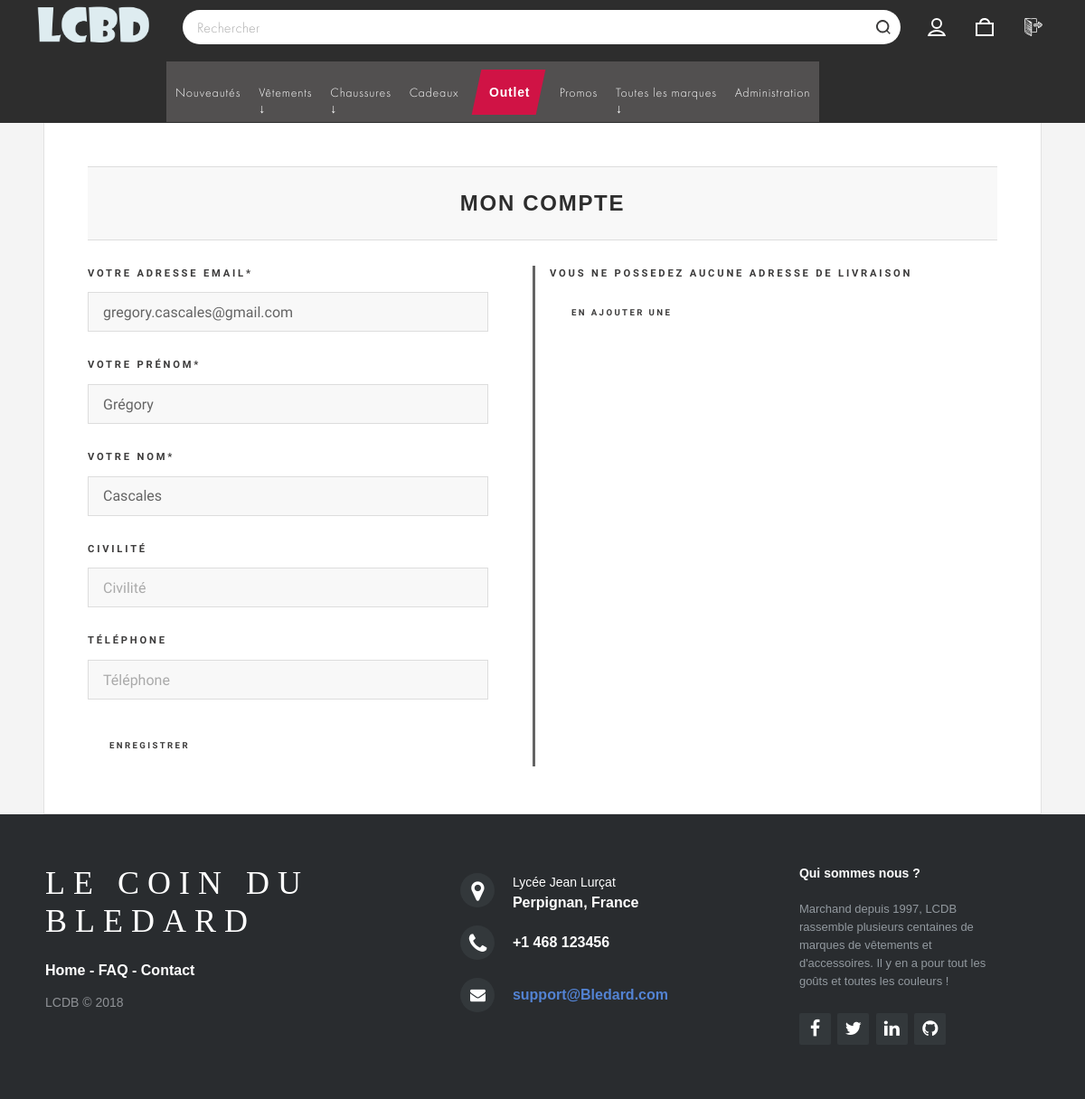
The page /profil.php (signed in) on the database as committed earlier.
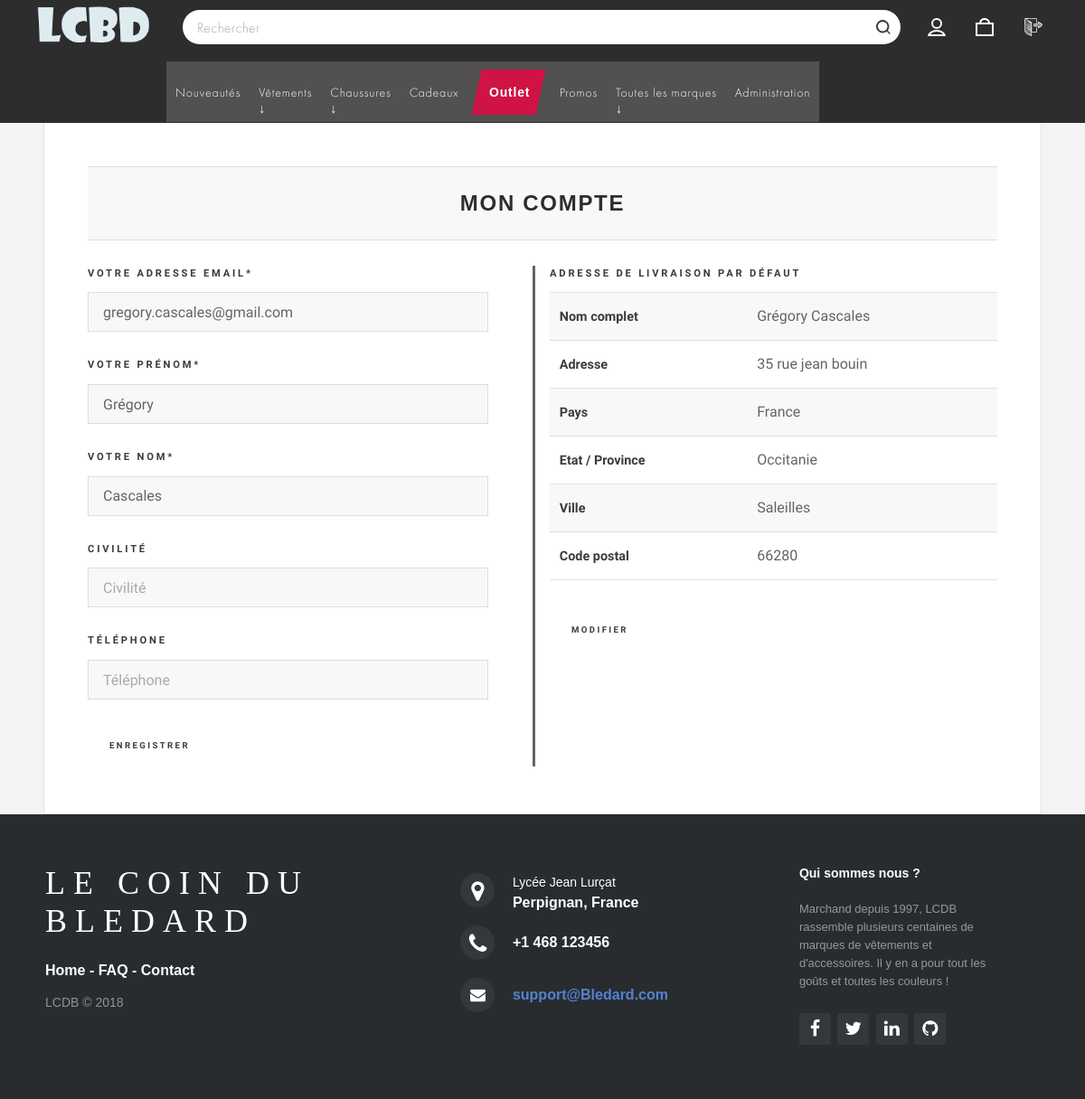
The same page on the database as committed later.
### tables this page shows
CREATE TABLE `client` (
  `id_client` int(11) NOT NULL,
  `email_client` varchar(255) NOT NULL,
  `nom_affichage` varchar(255) NOT NULL,
  `mot_de_passe` varchar(255) NOT NULL,
  `civilite` int(11) DEFAULT NULL,
  `nom_client` varchar(255) NOT NULL,
  `prenom_client` varchar(255) NOT NULL,
  `telephone_client` varchar(255) DEFAULT NULL,
  `id_question` int(11) DEFAULT NULL,
  `reponse` varchar(255) DEFAULT NULL,
  `datecreation_client` date NOT NULL,
  `anonyme` int(11) NOT NULL DEFAULT '0',
  `administrateur` int(1) NOT NULL DEFAULT '0'
);

CREATE TABLE `adresseclient` (
  `id_adresseclient` int(11) NOT NULL,
  `id_client` int(11) NOT NULL,
  `libelle_adresseclient` varchar(255) NOT NULL,
  `nomcomplet_adresseclient` varchar(255) NOT NULL,
  `societe_adresseclient` varchar(255) DEFAULT NULL,
  `voie_adresseclient` varchar(255) DEFAULT NULL,
  `complement_adresseclient` varchar(255) DEFAULT NULL,
  `lieuditbp_adresseclient` varchar(255) DEFAULT NULL,
  `codepostal_adresseclient` varchar(255) NOT NULL,
  `etatprovince_adresseclient` varchar(255) NOT NULL,
  `ville_adresseclient` varchar(255) NOT NULL,
  `pays_adresseclient` varchar(255) NOT NULL,
  `typeadresse_adresseclient` int(11) DEFAULT NULL,
  `idclient_type_adresseclient` int(11) DEFAULT NULL,
  `adressedefaut_adresseclient` int(11) NOT NULL,
  `idclient_adressedefaut_adresseclient` int(11) DEFAULT NULL
);

### profil.php (the view, shortened to what the rows shown need)
<?php include ('inc/bdd.php'); ?>
<?php
$id_client = $_SESSION['id_client'];
$req_client = $bdd->prepare('SELECT * FROM client WHERE id_client = ? LIMIT 1');
$req_client->execute(array($id_client));
$result_client = $req_client->fetch();
$adrpardef = $bdd->prepare("SELECT * FROM adresseclient WHERE id_client = ? AND adressedefaut_adresseclient = 1 LIMIT 1");
$adrpardef->execute(array($id_client));
$adrexist = $adrpardef->rowCount();
?>
        <?php include ('inc/header.php') ?>
        <link rel="stylesheet" href="assets/css/index.css" />
        <div id="wrapper">
        <div id="main">
          <article class="post">
            <section id="category-banner-wrapper" class="sect_titre">
              <h1 class="style_titre">Mon compte</h1>
            </section>
            <div class="primary">
              <br>
              <?php if(empty($_GET['adrlivr'])){ ?>
                <div class="row">
                  <div class="col-md-6 col-sm-6" style="border-right: solid;">
                    <h4>Votre adresse email*</h4>
                    <input type="text" placeholder="Adresse email" value="<?php echo $result_client['email_client'] ?>" name="" style="width:90%;">
                    <br>
                    <h4>Votre prénom*</h4>
                    <input type="text" placeholder="Prénom" value="<?php echo $result_client['prenom_client'] ?>" name="" style="width:90%;">
                    <br>
                    <h4>Votre nom*</h4>
                    <input type="text" placeholder="Nom" value="<?php echo $result_client['nom_client'] ?>" name="" style="width:90%;">
                    <br>
                    <h4>Civilité</h4>
                    <input type="text" placeholder="Civilité" value="<?php echo $result_client['civilite'] ?>" name="" style="width:90%;">
                    <br>
                    <h4>Téléphone</h4>
                    <input type="text" placeholder="Téléphone" value="<?php echo $result_client['telephone_client'] ?>" name="" style="width:90%;">
                    <br>
                    <button type="submit" name="">Enregistrer</button>
                  </div>
                  <div class="col-md-6 col-sm-6">
                    <?php if($adrexist != 0){
                      $result_adr = $adrpardef->fetch();?>
                      <h4>Adresse de livraison par défaut</h4>
                      <table>
                         <tr>
                             <th>Nom complet</th>
                             <td><?php echo $result_adr['nomcomplet_adresseclient'] ?></td>
                         </tr>
                         <tr>
                             <th>Adresse</th>
                             <td><?php echo $result_adr['libelle_adresseclient'] ?></td>
                         </tr>
                         <tr>
                             <th>Pays</th>
                             <td><?php echo $result_adr['pays_adresseclient'] ?></td>
                         </tr>
                         <tr>
                             <th>Etat / Province</th>
                             <td><?php echo $result_adr['etatprovince_adresseclient'] ?></td>
                         </tr>
                         <tr>
                             <th>Ville</th>
                             <td><?php echo $result_adr['ville_adresseclient'] ?></td>
                         </tr>
                         <tr>
                             <th>Code postal</th>
                             <td><?php echo $result_adr['codepostal_adresseclient'] ?></td>
                         </tr>
                      </table>
                      <a href="profil.php?adrlivr=1"><button type="submit">Modifier</button></a>
                    <?php } else { ?>
                      <h4>Vous ne possedez aucune adresse de livraison</h4>
                      <a href="profil.php?adrlivr=1"><button type="submit">En ajouter une</button></a>
                    <?php } ?>
                  </div>
                </div>
              <?php } else {
                if($_GET['adrlivr']==1){
                  if($adrexist != 0){
                    $result_adr = $adrpardef->fetch();?>
                  <h4>Modifier votre adresse de livraison</h4>
                  <form id="form" method="POST" action="#">
                  <label>Nom complet*</label>
                  <input type="text" name="nomcomplet_livr" placeholder="Prenom + Nom" value="<?php echo $result_adr['nomcomplet_adresseclient'] ?>"/>
                  <br>
                  <label>Societe(optionel)</label>
                  <input type="text" name="Societe" placeholder="Société" value="<?php echo $result_adr['societe_adresseclient'] ?>"/>
                  <br>
                  <label>Adresse*</label>
                  <input type="text" name="Adresse" placeholder="Adresse" value="<?php echo $result_adr['libelle_adresseclient'] ?>"/>
                  <br>
                  <label>Pays*</label>
                  <select name="Pays">
                  <option value ="<?php echo $result_adr['pays_adresseclient'] ?>"><?php echo $result_adr['pays_adresseclient'] ?></option>
                  </select>
                  <br>
                  <label>Etat / Province*</label>
                  <select name="etat_province">
                  <option value ="<?php echo $result_adr['etatprovince_adresseclient'] ?>"><?php echo $result_adr['etatprovince_adresseclient'] ?></option>
                  </select>
                  <br>
                  <label>Ville*</label>
                  <input type="text" name="Ville" placeholder="Ville" value="<?php echo $result_adr['ville_adresseclient'] ?>"/>
                  <br>
                  <label>Code Postal*</label>
                  <input type="text" name="Cp" placeholder="Code Postal" value="<?php echo $result_adr['codepostal_adresseclient'] ?>"/>
                  </br>
                  <input style="font-size: 22px;" type="submit" name="modif_livr"/>
                </form>
              <?php } else {?>
                <h4>Ajoutez une adresse de livraison</h4>
                <form id="form" method="POST" action="#">
                <label>Prénom*</label>
                <input type="text" name="Prenom_livr" placeholder="Prenom"/>
                <br>
                <label>Nom*</label>
                <input type="text" name="Nom_livr" placeholder="Nom"/>
                <br>
                <label>Societe(optionel)</label>
                <input type="text" name="Societe" placeholder="Société"/>
                <br>
                <label>Adresse*</label>
                <input type="text" name="Adresse" placeholder="Adresse"/>
                <br>
                <label>Pays*</label>
                <select name="Pays">
                <option value ="France">France</option>
                </select>
                <br>
                <label>Etat / Province*</label>
                <select name="etat_province">
                <option value ="Occitanie">Occitanie</option>
                </select>
                <br>
                <label>Ville*</label>
                <input type="text" name="Ville" placeholder="Ville"/>
                <br>
                <label>Code Postal*</label>
                <input type="text" name="Cp" placeholder="Code Postal"/>
                </br>
                <input style="font-size: 22px;" type="submit" name="ajout_livr"/>
              </form>
              <?php } } else { ?>
                <h4>Une erreur est survenue !</h4>
              <?php } } ?>
            </div>
          </article>
          <?php include ('inc/footer.php') ?>

Rows that differ between the two databases and show on the page:
added adresseclient: nomcomplet_adresseclient "Grégory Cascales", libelle_adresseclient "35 rue jean bouin", pays_adresseclient "France", etatprovince_adresseclient "Occitanie", ville_adresseclient "Saleilles", codepostal_adresseclient "66280"
Other text that changed with them:
text no longer shown: "VOUS NE POSSEDEZ AUCUNE ADRESSE DE LIVRAISON EN AJOUTER UNE"
text now shown: "ADRESSE DE LIVRAISON PAR DÉFAUT Nom complet Adresse Pays Etat / Province Ville Code postal MODIFIER"
